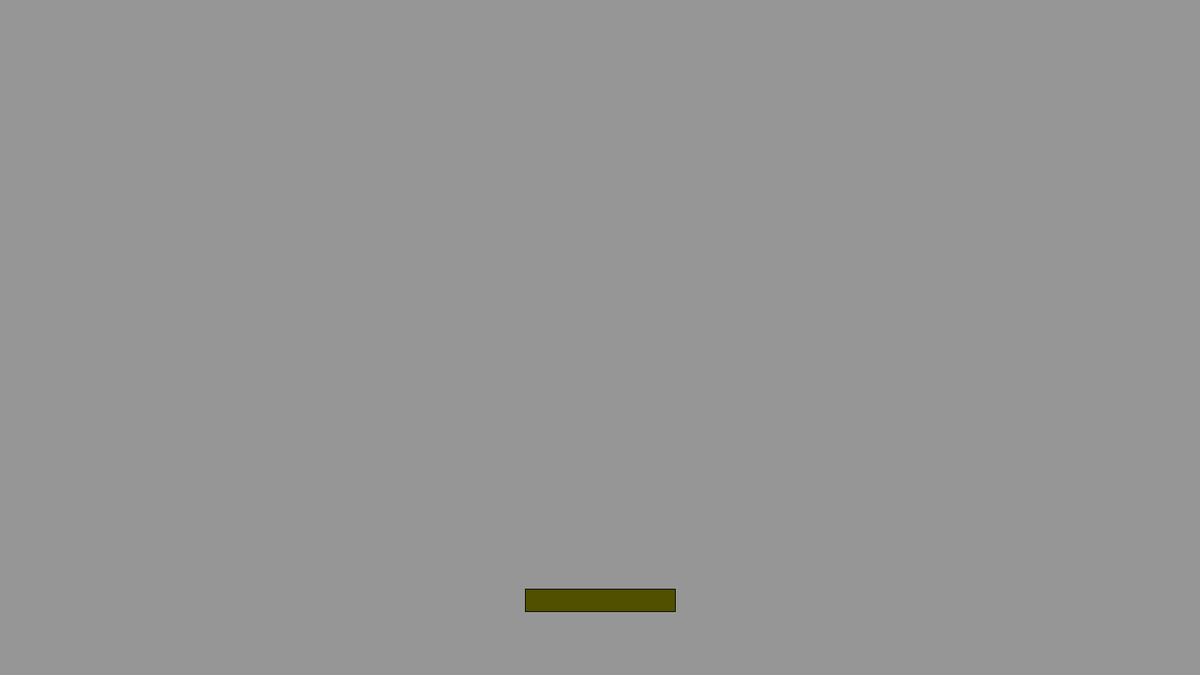
Frame 1 (no input)
Frame 60 (the mouse pressed at the canvas centre just before this capture): identical to frame 1, image omitted
Frame 120 (the mouse held since frame 60 and released just before this capture): identical to frame 1, image omitted

The Processing sketch that drew this single still picture (run headless with seeded random() and noise(); from frame 60 on, the mouse is pressed at the canvas centre):

// Processing sketch: sketch_180415a
// ── sketch_180415a.pde
ArrayList<Balls> Ballschrank;  //Bauplatz für eine Ballfabrik wird reserviert
balken b; // Speicher Balkenklasse wird reserviert namens b
spruchbuch sb;
float count =0;
 
 
void setup(){
  size(1600,900);
  Ballschrank = new ArrayList<Balls>(); //Ballfabrik wird gebaut
  b=new balken(); //Balken wird gebaut
  sb=new spruchbuch(100);
  frameRate(30);
 
}

void draw(){
  background(150);
  if (count>0 )
    sb.versager();
    count--;
  b.move(); // Die Balkenfortbewegungsrechenmaschiene wird angeschmissen
  b.render(); // Das Balkenmalprogramm wird aufgerufen
  for(int i=0;i<Ballschrank.size();i++){
    Ballschrank.get(i).move(); //bei mehreren Bällen wird hier für jeden die Bewegungsberechnungsfunktion aufgerufen
    Ballschrank.get(i).render(); // Für jeden Ball wird das Ballmalprogramm angeschmissen
    if(Ballschrank.get(i).kill()==true){ //Es wird geprüft ob sich ein Ball an der Grenze des Programmfensters befindet der eventuell ausgelöscht werden sollte
     Ballschrank.remove(i); //als denn , insofern dieser Fall eintritt, so wird der beschuldigte Ball fortan nurnoch in Erinnerung existieren
     print("ToT !!!"); //hier sein Grabstein
     count = 50;
    }
  }
  
}

void mouseReleased(){
  Ballschrank.add(new Balls(mouseX, mouseY-50)); //Bei jedem Mausklick wird ein neuer Ball in der Fabrik hergestellt
}
  
// ── Balls.pde
class Balls{
float _x; //Ballkoordinate X
float _y; //Ballkoordinate Y
float _d; //Balldurchmesser
float _vx; //Ballgeschwindigkeit in X-Richtung
float _vy; //Ballgeschwindigkeit in Y-Richtung
int speed=15; //Ballfluggeschwindigkeit
int farbe = 30; //Ballfarbe

Tracer T;
int Tracerlaenge;

boolean stirb; // Terminationsvariable zum terminieren des Balles bei Verlassen des Bildschirmes im äußersten Süden

float balkenX; //X-Koordiante vom Balken
float balkenbreite;
  
  Balls(float x, float y){
    _x=x;
    _y=y;
    _vx=random(-10, 10);
    _vy=-15;
    _d=20;
    Tracerlaenge=40;
    T=new Tracer(Tracerlaenge);

  }
  
  void move(){
    
  //Bewegung des Balles und Abprallen am Bildschirmrand plus Tracer:

    _x=_x+_vx;
    _y=_y+_vy;
        
    if(_y-_d<0){
      _vy=-_vy;
    }
    if(_x+_d>width){
      _vx=-_vx;
    }
    if(_x-_d<0){
      _vx=-_vx;
    }
    
    T.move(_x,_y);
    
    
  //Abprallen des Balles am sich verlängernden Balken:


    balkenX=b.ausgabex(); //Koordinate Balkenmittelpunkt
    balkenbreite=b.ausgabebreite(); //Ausdehnungsabfrage des Balkens
    if(!(_x<=balkenX-balkenbreite/2-_d/2 || _x>=balkenX+balkenbreite/2+_d/2)){
      if((_y>=height-100-_d-15 && !(_y>height-100))){    //15 ist die halbe Balkenhöhe
        _vy=-_vy;
        b.changecolorofbalken();
        b.werdebreiter();        
      }  
    }

      
    
  }
  
  
  void render(){
    fill(farbe++,120,50);
    rectMode(CENTER);
    rect(_x,_y,_d,_d);
    //ellipse(_x, _y, _d, _d);
    T.render();
    if(_y>height){
       b.breitenreset();
    }
  
  }

  boolean kill(){   //Prüft ob Ball unten aus dem Bildschirmrand verschwindet
   if(_y>height)
     stirb = true;     
     return stirb;
   

    
  }
}
// ── Tracer.pde
class Tracer{

  FloatList lx; //Speicherreservierung für Listen halt
  FloatList ly;
  int Tlaenge;
  float Tbreite; //Durchmesser vong Kreis her
  
  
  Tracer(int TL){ //Bekommt TL aus der Ball-Klasse
    lx=new FloatList(); //Liste für X-Koordinaten des Balles wird erstellt
    ly=new FloatList(); //Liste für Y-Koordinaten des Balles wird erstellt
    Tlaenge=TL;
    Tbreite=3;
    
  }
  
  void move(float x, float y){ //bekommt Koordinaten aus der Ballklasse übergeben
    lx.append(x); //Speichert die Koordinaten in den Listen
    ly.append(y);
    
    if(lx.size()>Tlaenge){ //beschränkt die Listenlänge aud die Tracerlänge und überschreibt danach von vorn beginnend
     lx.remove(0);
     ly.remove(0);
    }
  }
  
  void render(){
    for(int i=lx.size()-2;i>=0;i--){ //Zeichnet rückwärts an den letzten gespeicherten Koordianten des Balles kleine Kreise
      float kx = lx.get(i);
      float ky = ly.get(i);
      ellipse(kx,ky, Tbreite, Tbreite);
    }
    
  }
  
}
// ── balken.pde
class balken{
int breite;
int hoehe;
float x;
float y;
int speed;
float zufallR=80;
float zufallG=80;
float zufallB=0;
int balkenwachstumsrate=50;
int Anfangsbreite;


  balken(){
    Anfangsbreite = 200;
    x=width/2;
    y=height-100;
    breite=Anfangsbreite;
    hoehe=30;
    speed=25;
  }
  
  void move(){
    if (keyPressed){
     if(key==CODED){ 
       if(keyCode==LEFT && x>breite/2){
         x=x-speed;
       }
       if(keyCode==RIGHT && x<width-breite/2){
         x=x+speed;
       }
     }
    }
  }
  
  void render(){
    fill(zufallR,zufallG,zufallB);
    rectMode(CENTER);
    rect(x,y,breite, hoehe);
  } 
  
  float ausgabex(){
    return x;
   }
  float ausgabebreite(){
    return breite;
  }
   
  void changecolorofbalken(){
    zufallR=random(0,255);
    zufallG=random(0,255);
    zufallB=random(0,255);
  }
  void werdebreiter(){
    breite=breite+balkenwachstumsrate;
  }
  void breitenreset(){
    breite=Anfangsbreite-100;
  }
}
// ── spruchbuch.pde
class spruchbuch{
  float counticount;
  
 spruchbuch(int zeit){
   counticount = zeit;
 }

  void versager(){
    counticount--;
    if(counticount>0){
      textAlign(CENTER);
      textSize(72);
      fill(255,0,150);
      text("Versager!",width/2,height/2);
    }
  }
  
  
}
